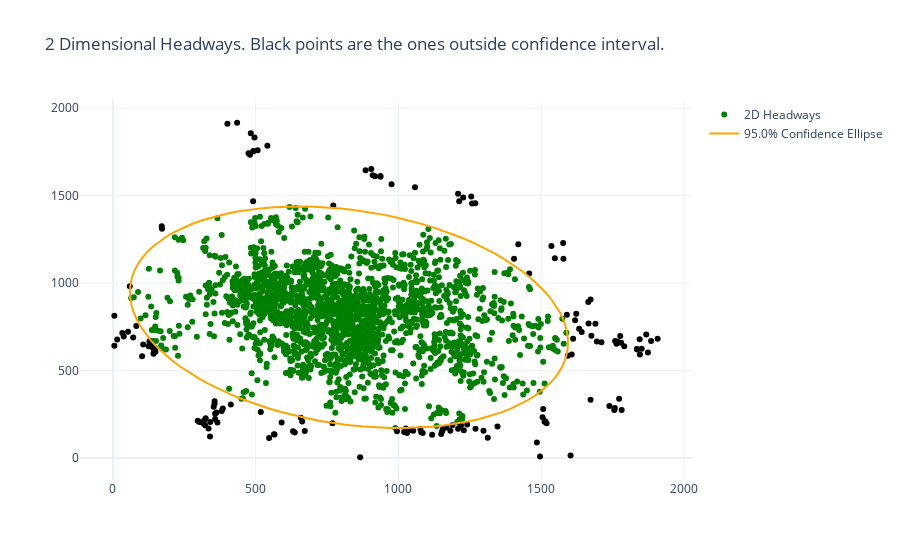

The notebook cell saved with this chart:
### Code cell
#Draw confidence ellipse
fig = go.Figure()
x, y = ellipse(
    mus=mus, 
    ei_vecs=ei_vecs,
    ei_vals=ei_vals
)

def inside_apply(row) :
    return int(inside(ellipse_params,row.h1,row.h2))

hw_bcovid_2d['inside'] = hw_bcovid_2d.apply(inside_apply,axis=1)
    
#Scatter points
fig.add_trace(go.Scatter(
    name='2D Headways',
    x=hw_bcovid_2d.h1,
    y=hw_bcovid_2d.h2,
    mode=' markers',
    marker=dict(
        color=['green' if ins_ellip else 'black' for ins_ellip in hw_bcovid_2d.inside]
    )
))

#Confidence ellipse
fig.add_trace(go.Scatter(
    name='{}% Confidence Ellipse'.format(conf*100),
    x=x,
    y=y,
    mode='lines',
    line=dict(
        color='orange'
    )
))

#Update the layout
fig.update_layout(
    title='2 Dimensional Headways. Black points are the ones outside confidence interval.',
    showlegend=True
)
fig.show()

### Figure 1 — Plotly figure (JSON) as saved in the notebook; plotly's stock layout.template omitted (floating-point values rounded to 4 significant figures; data arrays with more than 128 entries replaced by an {"elided": "..."} marker saying what was removed)
{"data": [{"marker": {"color": {"elided": "2143 str values"}}, "mode": "markers", "name": "2D Headways", "type": "scatter", "x": {"elided": "2143 int values"}, "y": {"elided": "2143 int values"}}, {"line": {"color": "orange"}, "mode": "lines", "name": "95.0% Confidence Ellipse", "type": "scatter", "x": [101.0, 86.73, 75.39, 67.08, 61.83, 59.66, 60.58, 64.58, 71.65, 81.76, 94.88, 110.9, 129.9, 151.6, 176.1, 203.2, 232.8, 264.8, 299.0, 335.4, 373.8, 413.9, 455.8, 499.1, 543.8, 589.6, 636.3, 683.8, 731.9, 780.4, 829.1, 877.7, 926.2, 974.2, 1022.0, 1068.0, 1114.0, 1159.0, 1202.0, 1244.0, 1284.0, 1322.0, 1358.0, 1392.0, 1424.0, 1453.0, 1480.0, 1504.0, 1526.0, 1544.0, 1560.0, 1573.0, 1583.0, 1590.0, 1593.0, 1594.0, 1591.0, 1586.0, 1577.0, 1566.0, 1551.0, 1534.0, 1513.0, 1490.0, 1464.0, 1436.0, 1405.0, 1372.0, 1337.0, 1299.0, 1260.0, 1219.0, 1176.0, 1132.0, 1087.0, 1041.0, 993.6, 945.8, 897.5, 848.9, 800.2, 751.6, 703.3, 655.6, 608.5, 562.3, 517.1, 473.2, 430.8, 389.9, 350.8, 313.6, 278.4, 245.5, 214.9, 186.8, 161.2, 138.4, 118.3, 101.0], "y": [1142.0, 1107.0, 1071.0, 1034.0, 996.0, 957.3, 918.0, 878.3, 838.2, 798.1, 757.9, 718.0, 678.3, 639.2, 600.8, 563.2, 526.6, 491.0, 456.8, 423.9, 392.6, 363.0, 335.1, 309.1, 285.1, 263.2, 243.5, 226.1, 211.0, 198.3, 188.0, 180.2, 174.9, 172.2, 172.0, 174.3, 179.2, 186.6, 196.6, 208.9, 223.7, 240.8, 260.1, 281.7, 305.4, 331.1, 358.7, 388.1, 419.1, 451.8, 485.8, 521.1, 557.6, 595.1, 633.4, 672.4, 712.0, 751.9, 792.0, 832.2, 872.3, 912.1, 951.5, 990.3, 1028.0, 1065.0, 1102.0, 1136.0, 1170.0, 1202.0, 1233.0, 1261.0, 1288.0, 1313.0, 1336.0, 1357.0, 1376.0, 1392.0, 1406.0, 1417.0, 1426.0, 1433.0, 1437.0, 1438.0, 1437.0, 1434.0, 1428.0, 1419.0, 1408.0, 1394.0, 1378.0, 1360.0, 1340.0, 1317.0, 1292.0, 1266.0, 1237.0, 1207.0, 1175.0, 1142.0]}], "layout": {"showlegend": true, "title": {"text": "2 Dimensional Headways. Black points are the ones outside confidence interval."}}}
